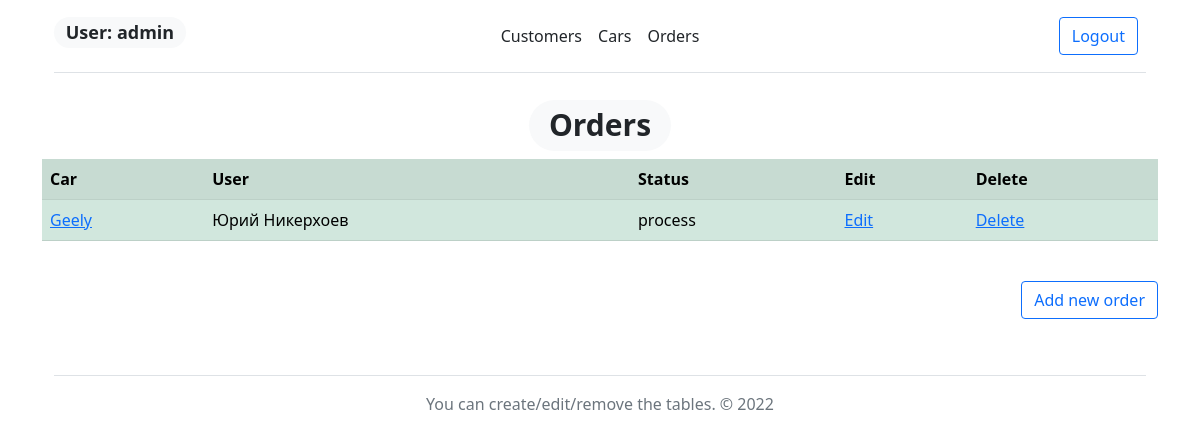
The app's page /order/ (signed in), older data.
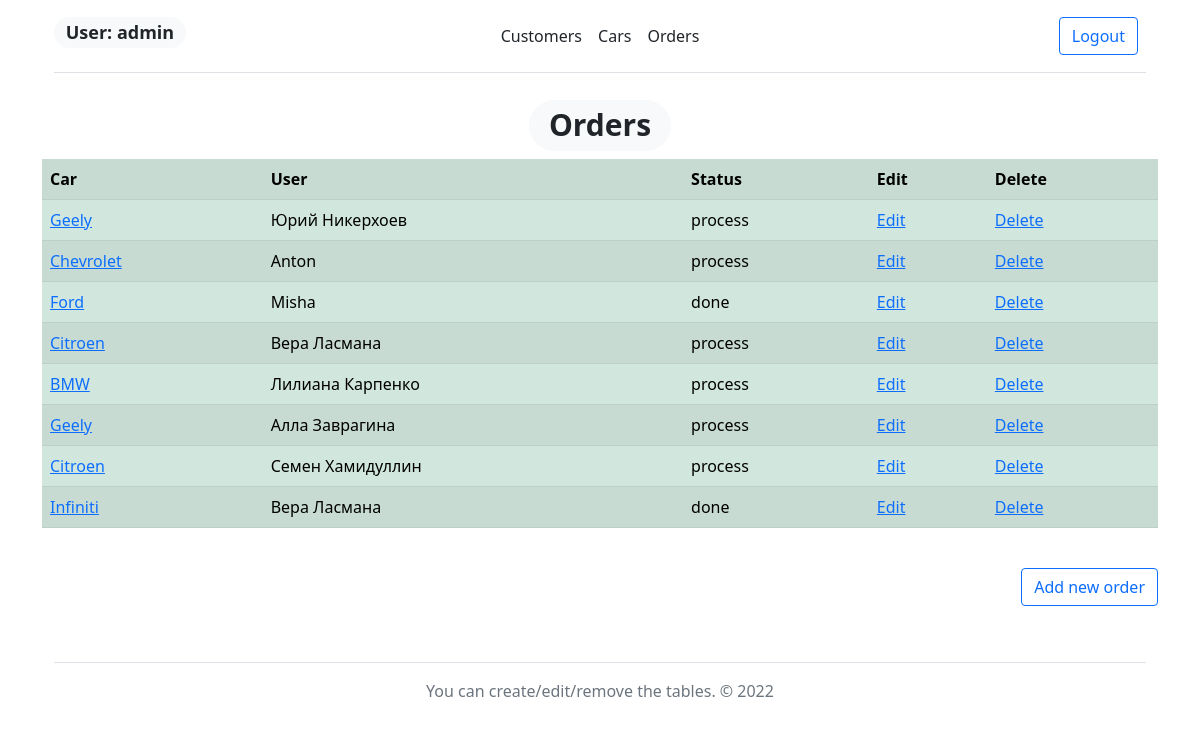
The same page, newer data.
### users/models.py (models this page shows)
class User(AbstractUser):
    pass

class Order(models.Model):
    Car = models.ForeignKey(Car, on_delete=models.CASCADE)
    User = models.ForeignKey(Customer, on_delete=models.CASCADE)
    Date = models.DateField('Date', auto_now_add=True)
    Amount = models.DecimalField('Amount($)', max_digits=11, decimal_places=5)
    For_status = (
        ('process', 'process'),
        ('done', 'done'),
    )
    Status = models.CharField(max_length=7, choices=For_status, default='unknown')

class Car(models.Model):
    Owner = models.ForeignKey(Customer, on_delete=models.CASCADE)
    Manufacturer = models.CharField('Manufacturer', max_length=50)
    Model = models.CharField('Model', max_length=100)
    YearOfManufacture = models.IntegerField('Year of manufacture')
    def __str__(self):
        return self.Manufacturer

class Customer(models.Model):
    Name = models.CharField('Name Customer', max_length=100)
    EmailRegex = RegexValidator(regex=r"^[-\w.]+@([A-z0-9][-A-z0-9]+\.)+[A-z]{2,4}$")
    Email = models.EmailField('Email Customer', validators=[EmailRegex], max_length=254, unique=True)
    PhoneNumberRegex = RegexValidator(regex=r"^(\+\d{1,3})?,?\s?\d{8,13}")
    Phone = models.CharField('Phone Customer', validators=[PhoneNumberRegex], max_length=16, unique=True)
    Address = models.CharField('Address Customer', max_length=100)
    Birthdate = models.DateField('Birthdate Customer')
    def __str__(self):
        return self.Name

### users/views.py (the view)
# urls.py: path('order/', order_home, name='order_home'),
@login_required
def order_home(request):
    if request.user.is_anonymous:
        role = 'anonymous'
    else:
        role = Group.objects.filter(user = request.user)[0].name
    print(role == "admin")
    order = Order.objects.all()
    if request.method == 'POST':
        form = OrderForm(request.POST)
        if form.is_valid():
            form.save()
    return render(request, 'order.html', {'order': order,
                                          'form_order': OrderForm(),
                                            'role': role})

### templates/order.html (shortened to what this page needs)
{% extends 'base.html' %}
{% block content %}
<center><h1><span class="badge rounded-pill bg-light text-dark">Orders</span></h1></center>
{% if details %}
<table class="table table-success table-striped">
    <tr>
        <th>Car</th>
        <th>User</th>
        <th>Date</th>
        <th>Amount($)</th>
        <th>Status</th>
    </tr>
    <tr>
        <td>{{ det_order.Car }}</td>
        <td>{{ det_order.User }}</td>
        <td>{{ det_order.Date }}</td>
        <td>{{ det_order.Amount }}</td>
        <td>{{ det_order.Status }}</td>
    </tr>
</table>
{% else %}
{% if edit_order %}
<p class="mt-4">Editing</p>
<form id="edit_order" method="post">
    {% csrf_token %}
    {{form_order}}
</form>
<button form="edit_order" type="submit" class="btn btn-primary mt-4">Edit</button>
{% else %}
<table class="table table-success table-striped">
    <tr>
        <th>Car</th>
        <th>User</th>
        <th>Status</th>
        {% if role != 'Worker' %}
        <th>Edit</th>
        {% if role != 'Reception' %}
        <th>Delete</th>
        {% endif %}
        {% endif %}
    </tr>
    {% for el in order %}
    <tr>
        <td><a href="{% url 'order_details' el.id %}">{{ el.Car }}</a></td>
        <td>{{ el.User }}</td>
        <td>{{ el.Status }}</td>
        {% if role != 'Worker' %}
        <td><a href="{% url 'edit_order' el.id %}">Edit</a></td>
        {% if role != 'Reception' %}
        <td><a href="{% url 'delete_order' el.id %}">Delete</a></td>
        {% endif %}
        {% endif %}
    </tr>
    {% endfor %}
</table>
{% if role != 'Worker' %}
<p align="right">
    <button type="button" class="btn btn-outline-primary mt-4" data-bs-toggle="modal" data-bs-target="#exampleModal">
        Add new order
    </button>
</p>
{% endif %}
{% endif %}
{% endif %}
{% endblock %}

### templates/base.html (shortened to what this page needs)
<!DOCTYPE html>
<html lang="en">
<head>
    <link href="https://cdn.jsdelivr.net/npm/bootstrap@5.1.3/dist/css/bootstrap.min.css" rel="stylesheet"
>
</head>
<body class="container">
<div class="container">
    <header class="d-flex flex-wrap align-items-center justify-content-center justify-content-md-between py-3 mb-4 border-bottom">
        <a class=" col-md-3 mb-2 mb-md-0 ">
            <h4><span class="badge rounded-pill bg-light text-dark"> User: {{user}}</span></h4>
        </a>
        <ul class="nav col-12 col-md-auto mb-2 justify-content-center mb-md-0">
            <li><a href="{% url 'customer_home' %}" class="nav-link px-2 link-dark">Customers</a></li>
            <li><a href="{% url 'car_home' %}" class="nav-link px-2 link-dark">Cars</a></li>
            <li><a href="{% url 'order_home' %}" class="nav-link px-2 link-dark">Orders</a></li>
        </ul>
        <div class="col-md-3 text-end">
            {% if user.is_authenticated %}
            <a href="{% url 'logout' %}" class="btn btn-outline-primary me-2">Logout</a>
            {% else %}
            <a href="{% url 'login' %}" class="btn btn-outline-primary me-2">Login</a>
            <a href="{% url 'register'  %}" class="btn btn-primary">Register</a>
            {% endif %}
        </div>
    </header>
</div>
{% block content %}
{% endblock %}
<div class="container">
    <footer class="py-3 my-4">
        <ul class="nav justify-content-center border-bottom pb-3 mb-3"></ul>
        {% if request.user.groups.all.0.name == 'Worker' %}
        <p class="text-center text-muted">You can view the tables. © {% now "Y" %} </p>
        {% elif request.user.groups.all.0.name == 'Reception' %}
        <p class="text-center text-muted">You can create/edit the tables. © {% now "Y" %} </p>
        {% elif request.user.groups.all.0.name == 'Admin' %}
        <p class="text-center text-muted">You can create/edit/remove the tables. © {% now "Y" %} </p>
        {% else %}
        <p class="text-center text-muted">Register or login please. © {% now "Y" %} </p>
        {% endif %}
    </footer>
</div>
</body>
</html>

Row changes from the older to the newer data that the page shows:
added Order: Car "Chevrolet", User "Anton", Status "process"
added Order: Car "Ford", User "Misha", Status "done"
added Order: Car "Citroen", User "Вера Ласмана", Status "process"
added Order: Car "BMW", User "Лилиана Карпенко", Status "process"
added Order: Car "Geely", User "Алла Заврагина", Status "process"
added Order: Car "Citroen", User "Семен Хамидуллин", Status "process"
added Order: Car "Infiniti", User "Вера Ласмана", Status "done"
